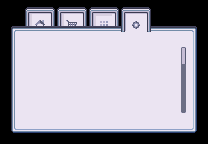

This game map was drawn from its Tiled (.tmx) file and the tilesets committed beside it. A one-line description and the full map source follow:
An orthogonal 13x9 tile map with 16x16 px tiles, 5 tile layers (Tile Layer 1, Tile Layer 2, Icons, Tile Layer 3, ...).

<map version="1.10" tiledversion="1.11.2" orientation="orthogonal" renderorder="right-down" width="13" height="9" tilewidth="16" tileheight="16" infinite="0" nextlayerid="6" nextobjectid="1">
 <tileset firstgid="1" source="Modern_UI_Style_2.tsx" />
 <layer id="1" name="Tile Layer 1" width="13" height="9">
  <data encoding="csv">
0,543,0,543,0,543,0,543,1133,1133,0,0,0,
99,592,0,592,0,592,0,592,1182,1182,100,100,101,
148,0,0,0,0,0,0,0,1231,1231,0,0,150,
148,0,0,0,0,0,0,0,0,0,0,0,150,
148,0,0,0,0,0,0,0,0,0,1182,0,150,
148,0,0,0,0,0,0,0,0,0,0,0,150,
148,0,0,0,0,0,0,0,0,0,0,0,150,
148,0,0,0,0,0,0,0,0,0,0,0,150,
197,198,198,198,198,198,198,198,198,198,198,198,199
</data>
 </layer>
 <layer id="2" name="Tile Layer 2" width="13" height="9">
  <data encoding="csv">
0,0,541,542,541,542,541,542,541,542,0,0,0,
0,0,740,591,740,591,740,591,740,591,0,0,0,
0,740,740,740,740,740,740,740,740,740,740,740,0,
1280,740,740,740,740,740,740,740,740,740,740,740,0,
0,740,740,740,740,740,740,740,740,740,740,740,0,
0,740,740,740,740,740,740,740,740,740,740,740,0,
0,740,740,740,740,740,740,740,740,740,740,740,1280,
0,740,740,740,740,740,740,740,740,740,740,740,0,
0,0,0,0,0,0,0,0,0,0,0,0,0
</data>
 </layer>
 <layer id="5" name="Icons" width="13" height="9">
  <data encoding="csv">
0,0,0,0,0,0,0,0,0,0,0,0,0,
0,0,1011,0,1206,0,1007,0,1010,0,0,0,0,
0,0,0,0,0,0,0,0,0,0,0,216,0,
0,0,0,0,0,0,0,0,0,0,0,265,0,
0,0,0,0,0,0,0,0,0,0,0,267,0,
0,0,0,0,0,0,0,0,0,0,0,267,0,
0,0,0,0,0,0,0,0,0,0,0,267,0,
0,0,0,0,0,0,0,0,0,0,0,316,0,
0,0,0,0,0,0,0,0,0,0,0,0,0
</data>
 </layer>
 <layer id="3" name="Tile Layer 3" width="13" height="9">
  <data encoding="csv">
0,0,0,0,0,0,0,0,0,0,0,0,0,
0,100,100,100,100,100,1379,100,1010,100,0,0,0,
0,0,0,0,0,0,0,0,0,0,0,0,0,
0,0,0,0,0,0,0,0,0,0,0,0,0,
0,0,0,0,0,0,0,0,0,0,0,0,0,
0,0,0,0,0,0,0,0,0,0,0,0,0,
0,0,0,0,0,0,0,0,0,0,0,0,0,
0,0,0,0,0,0,0,0,0,0,0,0,0,
0,0,0,0,0,0,0,0,0,0,0,0,0
</data>
 </layer>
 <layer id="4" name="Tile Layer 4" width="13" height="9">
  <data encoding="csv">
0,0,0,0,0,0,544,540,541,542,0,0,0,
0,0,0,1330,1331,100,100,589,1230,591,0,0,0,
0,0,0,0,0,0,0,0,0,0,0,0,0,
0,0,0,0,0,0,0,0,0,0,0,0,0,
0,0,0,0,0,0,0,0,0,0,0,0,0,
0,0,0,0,0,0,0,0,0,0,0,0,0,
0,0,0,0,0,0,0,0,0,0,0,0,0,
0,0,0,0,0,0,0,0,0,0,0,0,0,
0,0,0,0,0,0,0,0,0,0,0,0,0
</data>
 </layer>
</map>
